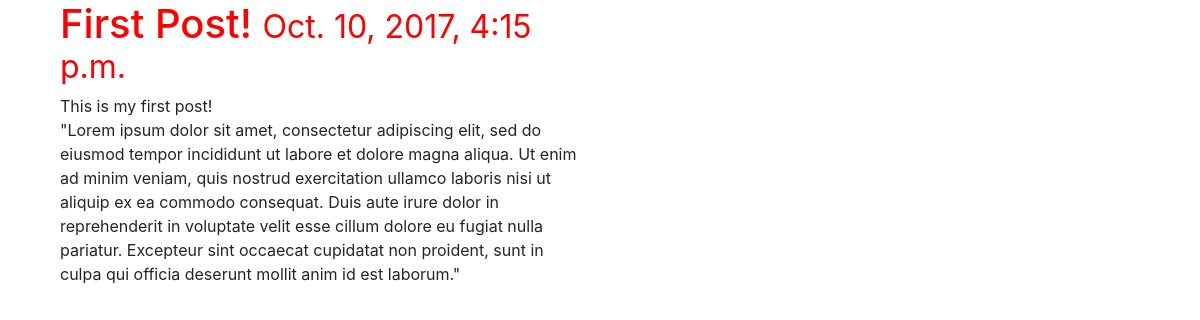
The app's page /posts/1/ with its own data.
### posts/models.py (models this page shows, shortened)
class Post(models.Model):
    title = models.CharField(max_length=120)
    image = models.ImageField(upload_to=upload_location, null=True, blank=True, width_field='width_field', height_field='height_field')
    height_field = models.IntegerField(default=0)
    width_field = models.IntegerField(default=0)
    content = models.TextField()
    updated = models.DateTimeField(auto_now=True, auto_now_add=False)
    timestamp = models.DateTimeField(auto_now=False, auto_now_add=True)
    class Meta:
        ordering = ['-timestamp', '-updated']

### posts/views.py (the view)
# urls.py: url(r'^(?P<id>\d+)/$', "posts.views.post_detail", name='detail'),
def post_detail(request, id):
    instance = get_object_or_404(Post, id=id)
    context = {
        'title': instance.title,
        'instance': instance,
    }
    return render(request, 'post_detail.html', context)

### templates/post_detail.html (shortened to what this page needs)
{% extends 'base.html' %}
{% block content %}
<div class='col-sm-6 col-sm-offset-3'>
    <h1>{{title}} <small>{{ instance.timestamp }}</small></h1>
    {{ instance.content|linebreaks }}<br/>
</div>
{% endblock content %}

### static/css/base.css (style rules this page uses)
h1 { color: red }

### records on screen
Post: title "First Post!", timestamp "Oct. 10, 2017, 4:15 p.m.", content "This is my first post! \"Lorem ipsum dolor sit amet, consectetur adipiscing elit, sed do eiusmod tempor incididunt ut labore et dolore magna aliqua. Ut enim ad minim veniam, quis nostrud exercitation ullamco laboris nisi ut aliquip ex ea commodo consequat. Duis aute irure dolor in reprehenderit in voluptate velit esse cillum dolore eu fugiat nulla pariatur. Excepteur sint occaecat cupidatat non proident, sunt in culpa qui officia deserunt mollit anim id est laborum.\""
